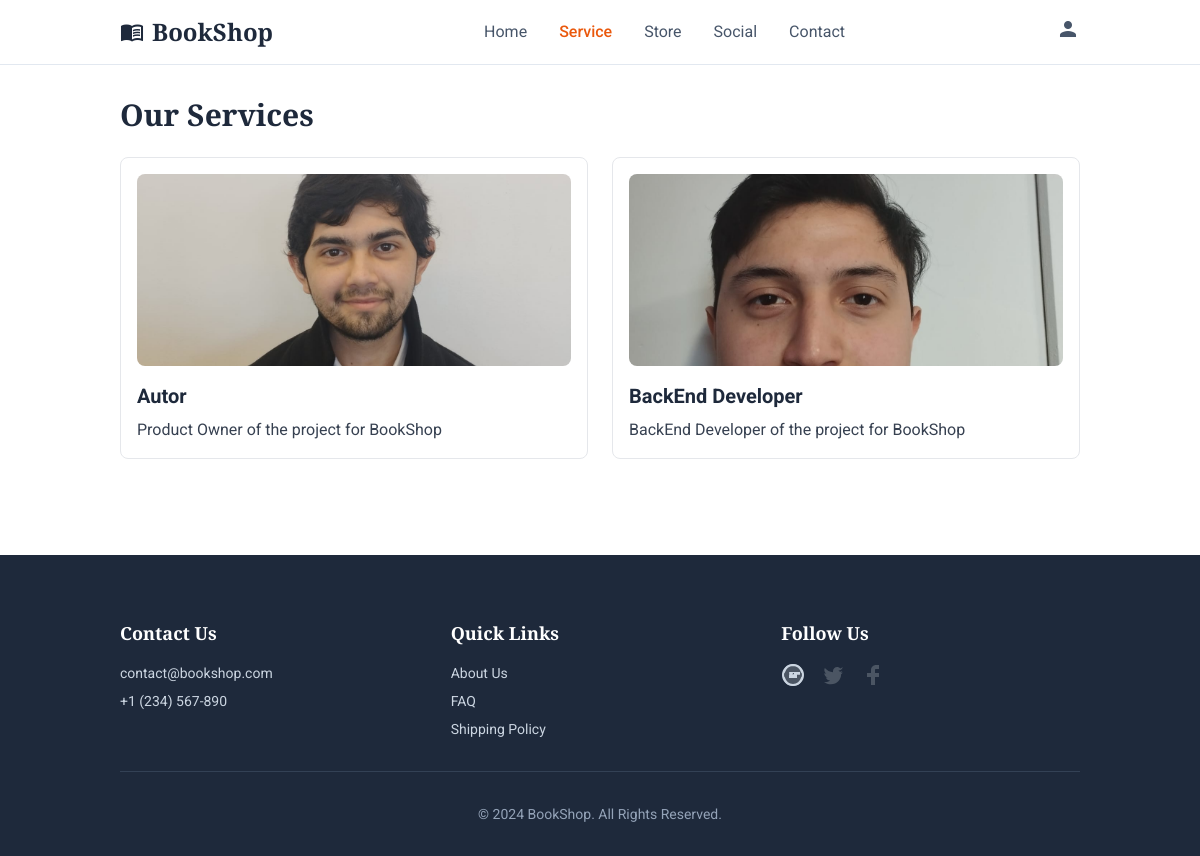
The app's page /service/ with its own data.
### ServiceBookApp/models.py (models this page shows, shortened)
class Service(models.Model):
    title = models.CharField(max_length=200)
    description = models.TextField()
    imagen = models.ImageField(upload_to='services/', null=True, blank=True)
    created_at = models.DateTimeField(auto_now_add=True)
    updated_at = models.DateTimeField(auto_now=True)
    class Meta:
        verbose_name = "Service"
        verbose_name_plural = "Services"

### ServiceBookApp/views.py (the view)
# urls.py: path('service/', include('ServiceBookApp.urls')),
def service(request):
    service = Service.objects.all()
    return render(request, 'Service/service.html', {'services': service})

### ServiceBookApp/templates/Service/service.html (shortened to what this page needs)
{% extends "BookShopApp/base.html" %}
{% block content %}
<main class="flex-grow pb-16">
    <div class="container mx-auto px-4 sm:px-6 lg:px-8 py-8">
        <h1 class="text-3xl font-display font-bold mb-6">Our Services</h1>
        {% if services and services.exists %}
            <div class="grid grid-cols-1 md:grid-cols-2 gap-6">
                {% for service in services %}
                    <article class="p-4 border rounded-lg bg-white dark:bg-slate-800">
                        {% if service.imagen %}
                            <img src="{{ service.imagen.url }}" alt="{{ service.title }}" class="w-full h-48 object-cover rounded mb-4">
                        {% endif %}
                        <h2 class="text-xl font-bold mb-2">{{ service.title }}</h2>
                        <p class="text-gray-700 dark:text-gray-300">{{ service.description }}</p>
                    </article>
                {% endfor %}
            </div>
        {% else %}
            <p>No hay servicios disponibles en este momento.</p>
        {% endif %}
    </div>
</main>
{% endblock %}

### records on screen
Service: imagen (picture), title "Autor", description "Product Owner of the project for BookShop"
Service: imagen (picture), title "BackEnd Developer", description "BackEnd Developer of the project for BookShop"
